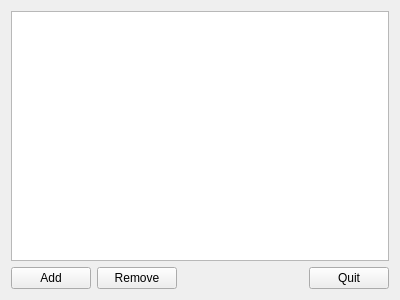
<?xml version="1.0" encoding="UTF-8"?>
<ui version="4.0">
 <class>QListModel</class>
 <widget class="QWidget" name="QListModel">
  <property name="geometry">
   <rect>
    <x>0</x>
    <y>0</y>
    <width>400</width>
    <height>300</height>
   </rect>
  </property>
  <property name="windowTitle">
   <string>Form</string>
  </property>
  <layout class="QGridLayout" name="gridLayout">
   <item row="1" column="0">
    <widget class="QPushButton" name="btn_add">
     <property name="text">
      <string>Add</string>
     </property>
    </widget>
   </item>
   <item row="1" column="1">
    <widget class="QPushButton" name="btn_remove">
     <property name="text">
      <string>Remove</string>
     </property>
    </widget>
   </item>
   <item row="1" column="2">
    <spacer name="horizontalSpacer">
     <property name="orientation">
      <enum>Qt::Horizontal</enum>
     </property>
     <property name="sizeHint" stdset="0">
      <size>
       <width>136</width>
       <height>20</height>
      </size>
     </property>
    </spacer>
   </item>
   <item row="1" column="3">
    <widget class="QPushButton" name="btn_close">
     <property name="text">
      <string>Quit</string>
     </property>
    </widget>
   </item>
   <item row="0" column="0" colspan="4">
    <widget class="QListWidget" name="listWidget"/>
   </item>
  </layout>
 </widget>
 <resources/>
 <connections/>
</ui>
